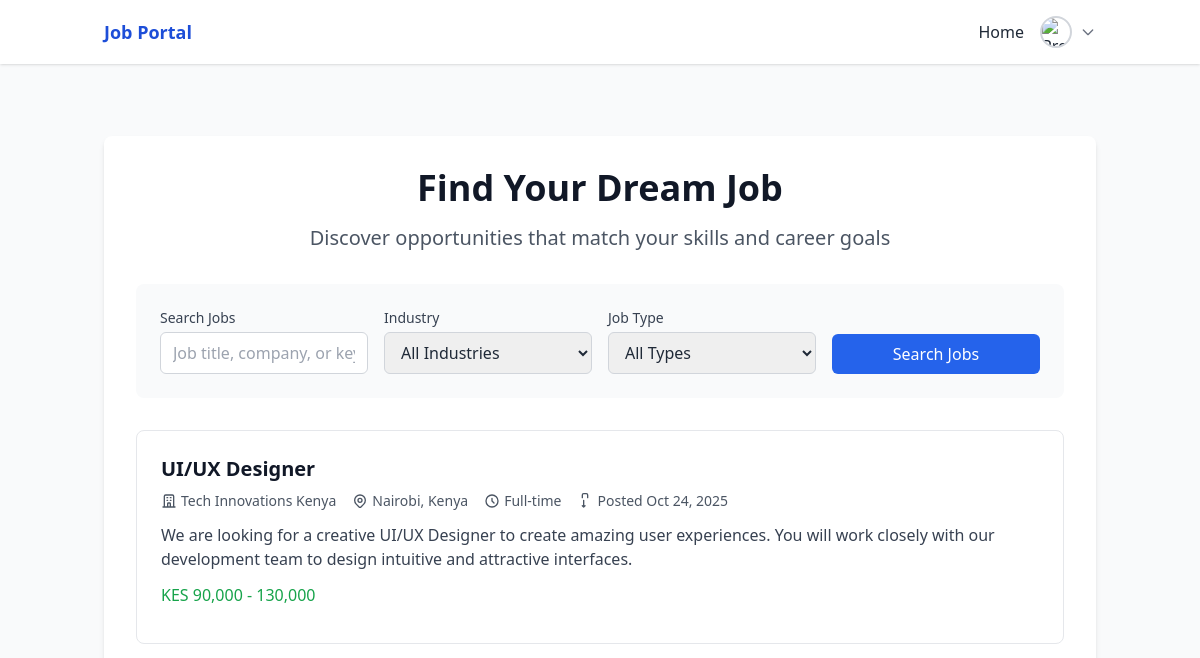
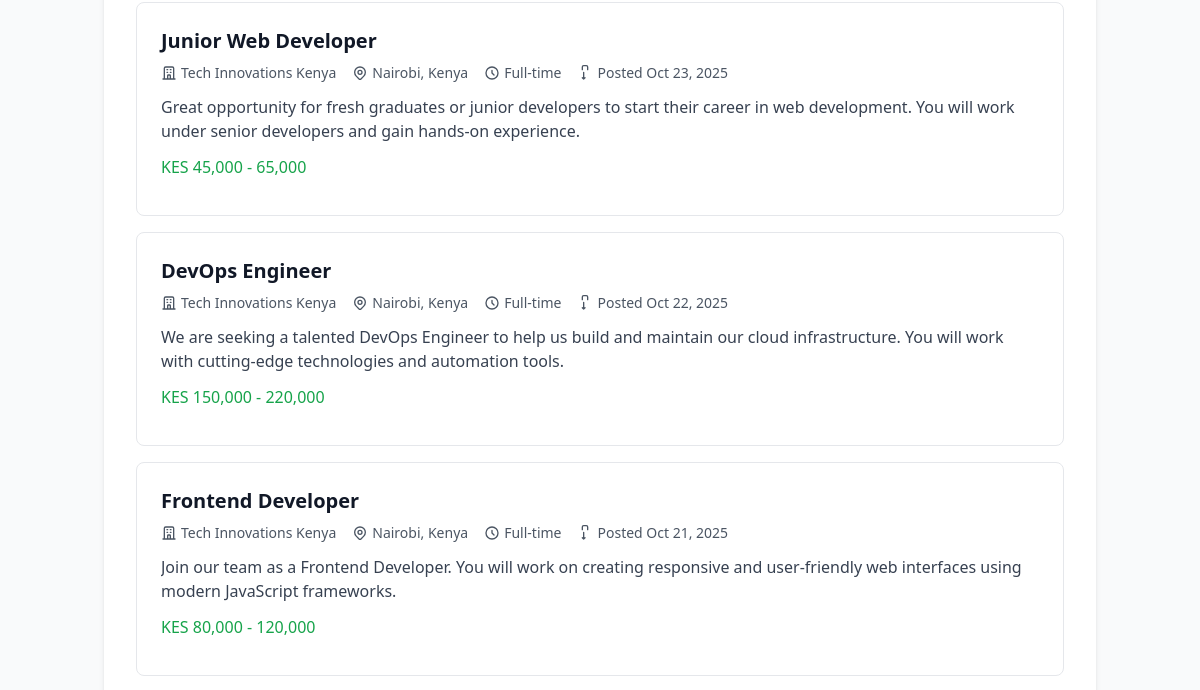
Before: /home.php (signed in, upper part) with the older database file (2 pictures, top to bottom).
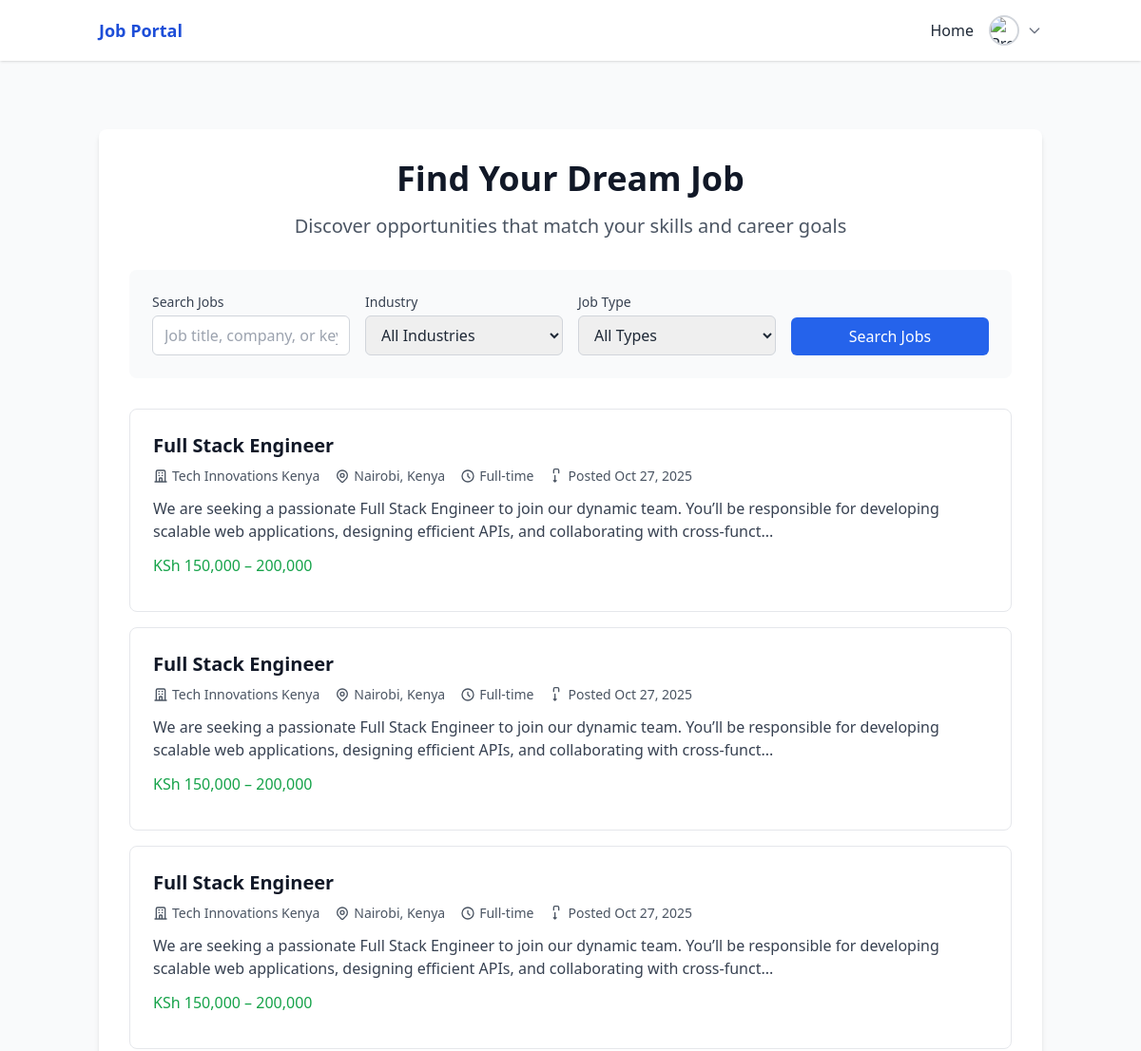
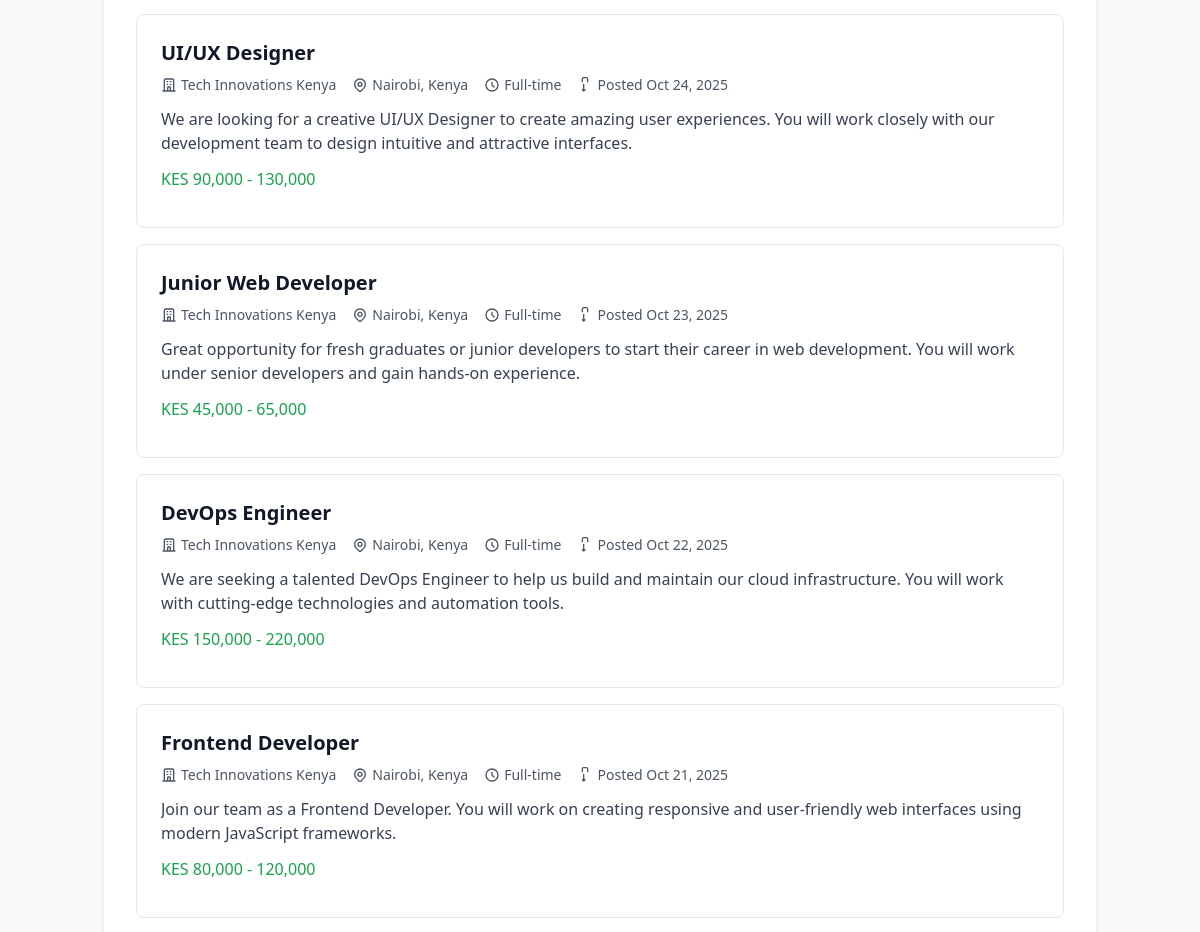
After: the same page with the newer database file (2 pictures, top to bottom).
### tables this page shows
CREATE TABLE `job_posts` (
  `uuid` char(36) NOT NULL,
  `employer_uuid` char(36) NOT NULL,
  `title` varchar(150) NOT NULL,
  `job_level` varchar(100) DEFAULT NULL,
  `job_description` text NOT NULL,
  `job_type` varchar(100) DEFAULT NULL,
  `industry` varchar(100) DEFAULT NULL,
  `location` varchar(255) DEFAULT NULL,
  `salary_range` varchar(100) DEFAULT NULL,
  `additional_information` text DEFAULT NULL,
  `requirements_qualifications` text DEFAULT NULL,
  `status` enum('open','closed') DEFAULT 'open',
  `application_deadline` date DEFAULT NULL,
  `created_at` timestamp NOT NULL DEFAULT current_timestamp(),
  `updated_at` timestamp NOT NULL DEFAULT current_timestamp() ON UPDATE current_timestamp()
);

CREATE TABLE `employers` (
  `uuid` char(36) NOT NULL,
  `user_uuid` char(36) NOT NULL,
  `company_name` varchar(150) DEFAULT NULL,
  `contact_number` varchar(20) DEFAULT NULL,
  `location` varchar(255) DEFAULT NULL,
  `industry` varchar(100) DEFAULT NULL,
  `website` varchar(255) DEFAULT NULL,
  `company_logo` varchar(255) DEFAULT NULL,
  `about_company` text DEFAULT NULL,
  `created_at` timestamp NOT NULL DEFAULT current_timestamp(),
  `updated_at` timestamp NOT NULL DEFAULT current_timestamp() ON UPDATE current_timestamp()
);

### controllers/JobController.php (called while the page is built, shortened)
<?php
require_once __DIR__ . '/../models/Job.php';
class JobController {
    public function __construct($conn) {
        $this->job = new Job($conn);
    }
}
?>

### models/Job.php (called while the page is built, shortened)
<?php
class Job {
    private $conn;
    public function __construct($db) {
        $this->conn = $db;
    }
    public function getAllJobs($filters = []) {
        $where = "WHERE jp.status = 'open'";
        $sql = "
            SELECT jp.*, e.company_name
            FROM job_posts jp
            LEFT JOIN employers e ON jp.employer_uuid = e.uuid
            $where
            ORDER BY jp.created_at DESC
        ";
        $stmt = $this->conn->prepare($sql);
        if ($stmt->execute()) {
            return $stmt->get_result()->fetch_all(MYSQLI_ASSOC);
        }
        return [];
    }
}
?>

### public/home.php (the view, shortened to what the changed rows need)
<?php
require_once __DIR__ . '/../config/db.php';
require_once __DIR__ . '/../controllers/JobController.php';
$jobController = new JobController($conn);
$filters = [];
$jobs = $jobController->job->getAllJobs($filters);
include __DIR__ . '/../includes/header.php';
?>
<div class="max-w-6xl mx-auto bg-white p-8 rounded-lg shadow-md mt-8">
    <div class="text-center mb-8">
        <h1 class="text-4xl font-bold text-gray-900 mb-4">Find Your Dream Job</h1>
    </div>
    <?php if (empty($jobs)): ?>
    <div class="text-center py-12">
        <div class="text-gray-500 mb-4">
            <svg class="mx-auto h-12 w-12 text-gray-400" fill="none" viewBox="0 0 24 24" stroke="currentColor">
                <path stroke-linecap="round" stroke-linejoin="round" stroke-width="2"
                    d="M21 13.255A23.931 23.931 0 0112 15c-3.183 0-6.22-.62-9-1.745M16 6V4a2 2 0 00-2-2h-4a2 2 0 00-2 2v2m8 0V8a2 2 0 01-2 2H8a2 2 0 01-2-2V6m8 0H8m0 0V4" />
            </svg>
        </div>
        <h3 class="text-lg font-medium text-gray-900 mb-2">No jobs found</h3>
        <p class="text-gray-500">Try adjusting your search criteria or check back later for new opportunities.</p>
    </div>
    <?php else: ?>
    <div class="space-y-4">
        <?php foreach ($jobs as $job): ?>
        <div class="border border-gray-200 rounded-lg p-6 hover:shadow-md transition-shadow cursor-pointer"
            onclick="window.location.href='jobs/job-details.php?id=<?php echo $job['uuid']; ?>'">
            <div class="flex justify-between items-start">
                <div class="flex-1 cursor-pointer">
                    <h3 class="text-xl font-semibold text-gray-900 mb-2 hover:text-blue-600">
                        <?php echo htmlspecialchars($job['title']); ?>
                    </h3>
                    <div class="flex items-center space-x-4 text-sm text-gray-600 mb-3">
                        <span class="flex items-center">
                            <svg class="w-4 h-4 mr-1" fill="none" stroke="currentColor" viewBox="0 0 24 24">
                                <path stroke-linecap="round" stroke-linejoin="round" stroke-width="2"
                                    d="M19 21V5a2 2 0 00-2-2H7a2 2 0 00-2 2v16m14 0h2m-2 0h-5m-9 0H3m2 0h5M9 7h1m-1 4h1m4-4h1m-1 4h1m-5 10v-5a1 1 0 011-1h2a1 1 0 011 1v5m-4 0h4" />
                            </svg>
                            <?php echo htmlspecialchars($job['company_name'] ?? 'Company Name'); ?>
                        </span>
                        <span class="flex items-center">
                            <?php echo htmlspecialchars($job['location']); ?>
                        </span>
                        <span class="flex items-center">
                            <svg class="w-4 h-4 mr-1" fill="none" stroke="currentColor" viewBox="0 0 24 24">
                                <path stroke-linecap="round" stroke-linejoin="round" stroke-width="2"
                                    d="M12 8v4l3 3m6-3a9 9 0 11-18 0 9 9 0 0118 0z" />
                            </svg>
                            <?php echo htmlspecialchars(ucfirst($job['job_type'])); ?>
                        </span>
                        <span class="flex items-center">
                            <svg class="w-4 h-4 mr-1" fill="none" stroke="currentColor" viewBox="0 0 24 24">
                                <path stroke-linecap="round" stroke-linejoin="round" stroke-width="2"
                                    d="M8 7V3a2 2 0 012-2h4a2 2 0 012 2v4m-6 4v10m0 0l-2-2m2 2l2-2" />
                            </svg>
                            Posted <?php echo date('M j, Y', strtotime($job['created_at'])); ?>
                        </span>
                    </div>
                    <p class="text-gray-700 mb-3 line-clamp-2">
                        <?php echo htmlspecialchars(substr($job['job_description'], 0, 200)) . (strlen($job['job_description']) > 200 ? '...' : ''); ?>
                    </p>
                    <?php if (!empty($job['salary_range'])): ?>
                    <p class="text-green-600 font-medium mb-3">
                        <?php echo htmlspecialchars($job['salary_range']); ?>
                    </p>
                    <?php endif; ?>
                </div>
            </div>
        </div>
        <?php endforeach; ?>
    </div>
    <?php endif; ?>
</div>
<?php include __DIR__ . '/../includes/footer.php'; ?>

Changed rows visible on the page:
added job_posts: title "Full Stack Engineer", employer_uuid.company_name "Tech Innovations Kenya", location "Nairobi, Kenya", job_type "Full-time", created_at "Oct 27, 2025", job_description "We are seeking a passionate Full Stack Engineer to join our dynamic team. You’ll be responsible for developing scalable web applications, designing efficient APIs, and collaborating with cross-funct", salary_range "KSh 150,000 – 200,000"
added job_posts: title "Full Stack Engineer", employer_uuid.company_name "Tech Innovations Kenya", location "Nairobi, Kenya", job_type "Full-time", created_at "Oct 27, 2025", job_description "We are seeking a passionate Full Stack Engineer to join our dynamic team. You’ll be responsible for developing scalable web applications, designing efficient APIs, and collaborating with cross-funct", salary_range "KSh 150,000 – 200,000"
added job_posts: title "Full Stack Engineer", employer_uuid.company_name "Tech Innovations Kenya", location "Nairobi, Kenya", job_type "Full-time", created_at "Oct 27, 2025", job_description "We are seeking a passionate Full Stack Engineer to join our dynamic team. You’ll be responsible for developing scalable web applications, designing efficient APIs, and collaborating with cross-funct", salary_range "KSh 150,000 – 200,000"
